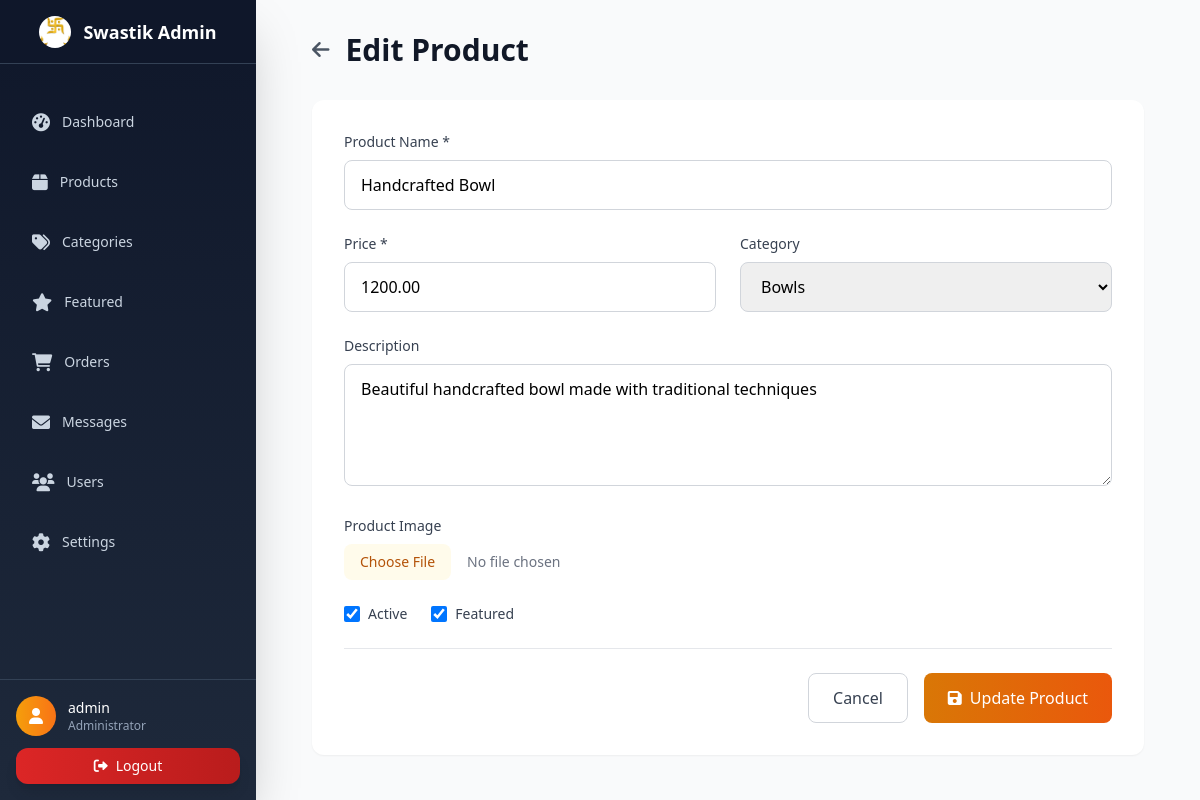
/product_edit.php?id=1 (signed in), run on the app's committed database.
### tables this page shows
CREATE TABLE `products` (
  `id` bigint(20) UNSIGNED NOT NULL AUTO_INCREMENT,
  `name` varchar(255) NOT NULL,
  `description` text DEFAULT NULL,
  `price` decimal(10,2) NOT NULL DEFAULT 0.00,
  `category_id` int(10) UNSIGNED DEFAULT NULL,
  `is_active` tinyint(1) NOT NULL DEFAULT 1,
  `is_featured` tinyint(1) NOT NULL DEFAULT 0,
  `image_data` longblob DEFAULT NULL,
  `image_type` varchar(100) DEFAULT NULL,
  `created_at` timestamp NOT NULL DEFAULT current_timestamp(),
  `updated_at` timestamp NOT NULL DEFAULT current_timestamp() ON UPDATE current_timestamp(),
  PRIMARY KEY (`id`),
  FOREIGN KEY (`category_id`) REFERENCES `categories`(`id`) ON DELETE SET NULL
);

CREATE TABLE `categories` (
  `id` int(10) UNSIGNED NOT NULL AUTO_INCREMENT,
  `name` varchar(150) NOT NULL,
  `is_active` tinyint(1) NOT NULL DEFAULT 1,
  `created_at` timestamp NOT NULL DEFAULT current_timestamp(),
  PRIMARY KEY (`id`)
);

### public/product_edit.php (the view, shortened to what this page needs)
<?php
require_once "../config/db.php";
$product = null;
$product_id = isset($_GET['id']) ? intval($_GET['id']) : 0;
try {
    $stmt = $conn->prepare("SELECT * FROM products WHERE id = :id");
    $stmt->execute(['id' => $product_id]);
    $product = $stmt->fetch(PDO::FETCH_ASSOC);
} catch (PDOException $e) {
    $error = "Failed to fetch product: " . $e->getMessage();
}
try {
    $categoriesStmt = $conn->query("SELECT id, name FROM categories WHERE is_active = 1 ORDER BY name");
    $categories = $categoriesStmt->fetchAll(PDO::FETCH_ASSOC);
} catch (PDOException $e) {
    $categories = [];
}
?>
<!DOCTYPE html>
<html lang="en">
<head>
    <script src="https://cdn.tailwindcss.com"></script>
    <link href="https://cdnjs.cloudflare.com/ajax/libs/font-awesome/6.0.0/css/all.min.css" rel="stylesheet">
</head>
<body class="bg-gray-50 min-h-screen">
<?php include "../assets/partials/navbar.php"; ?>
<div class="lg:ml-64 min-h-screen">
    <div class="max-w-4xl mx-auto px-4 sm:px-6 lg:px-8 py-8">
    <div class="mb-8">
        <div class="flex items-center mb-4">
            <a href="products.php" class="text-gray-600 hover:text-gray-800 mr-4">
                <i class="fas fa-arrow-left text-xl"></i>
            </a>
            <h1 class="text-3xl font-bold text-gray-900">Edit Product</h1>
        </div>
    </div>
    <div class="bg-white rounded-xl shadow-sm p-8">
        <form method="POST" enctype="multipart/form-data" class="space-y-6">
            <div class="grid grid-cols-1 md:grid-cols-2 gap-6">
                <div class="md:col-span-2">
                    <label class="block text-sm font-medium text-gray-700 mb-2">Product Name *</label>
                    <input type="text" name="name" value="<?= htmlspecialchars($product['name']) ?>"
                           class="w-full px-4 py-3 border border-gray-300 rounded-lg focus:ring-2 focus:ring-amber-500" required>
                </div>
                <div>
                    <label class="block text-sm font-medium text-gray-700 mb-2">Price *</label>
                    <input type="number" name="price" value="<?= $product['price'] ?>" step="0.01" min="0"
                           class="w-full px-4 py-3 border border-gray-300 rounded-lg focus:ring-2 focus:ring-amber-500" required>
                </div>
                <div>
                    <label class="block text-sm font-medium text-gray-700 mb-2">Category</label>
                    <select name="category_id" class="w-full px-4 py-3 border border-gray-300 rounded-lg focus:ring-2 focus:ring-amber-500">
                        <?php foreach ($categories as $category): ?>
                            <option value="<?= $category['id'] ?>" <?= $product['category_id'] == $category['id'] ? 'selected' : '' ?>>
                                <?= htmlspecialchars($category['name']) ?>
                            </option>
                        <?php endforeach; ?>
                    </select>
                </div>
                <div class="md:col-span-2">
                    <label class="block text-sm font-medium text-gray-700 mb-2">Description</label>
                    <textarea name="description" rows="4"
                              class="w-full px-4 py-3 border border-gray-300 rounded-lg focus:ring-2 focus:ring-amber-500"><?= htmlspecialchars($product['description']) ?></textarea>
                </div>
                <div class="md:col-span-2">
                    <label class="block text-sm font-medium text-gray-700 mb-2">Product Image</label>
                    <input type="file" name="image" accept="image/*"
                           class="block w-full text-sm text-gray-500 file:mr-4 file:py-2 file:px-4 file:rounded-lg file:border-0 file:bg-amber-50 file:text-amber-700">
                </div>
                <div class="md:col-span-2">
                    <div class="flex gap-6">
                        <label class="flex items-center">
                            <input type="checkbox" name="is_active" value="1" <?= $product['is_active'] ? 'checked' : '' ?>
                                   class="w-4 h-4 text-amber-600 rounded focus:ring-amber-500">
                            <span class="ml-2 text-sm text-gray-700">Active</span>
                        </label>
                        <label class="flex items-center">
                            <input type="checkbox" name="is_featured" value="1" <?= $product['is_featured'] ? 'checked' : '' ?>
                                   class="w-4 h-4 text-amber-600 rounded focus:ring-amber-500">
                            <span class="ml-2 text-sm text-gray-700">Featured</span>
                        </label>
                    </div>
                </div>
            </div>
            <div class="flex justify-end space-x-4 pt-6 border-t">
                <a href="products.php" class="px-6 py-3 border border-gray-300 rounded-lg text-gray-700 hover:bg-gray-50">Cancel</a>
                <button type="submit" class="px-6 py-3 bg-gradient-to-r from-amber-600 to-orange-600 text-white rounded-lg hover:from-amber-700 hover:to-orange-700">
                    <i class="fas fa-save mr-2"></i>Update Product
                </button>
            </div>
        </form>
    </div>
    </div>
</div>
</body>
</html>

### data on the page
products: name "Handcrafted Bowl", price "1200.00", category_id "Bowls", description "Beautiful handcrafted bowl made with traditional techniques", is_active "☑", is_featured "☑"

### other printed values
$_SESSION['admin_username'] "admin"
